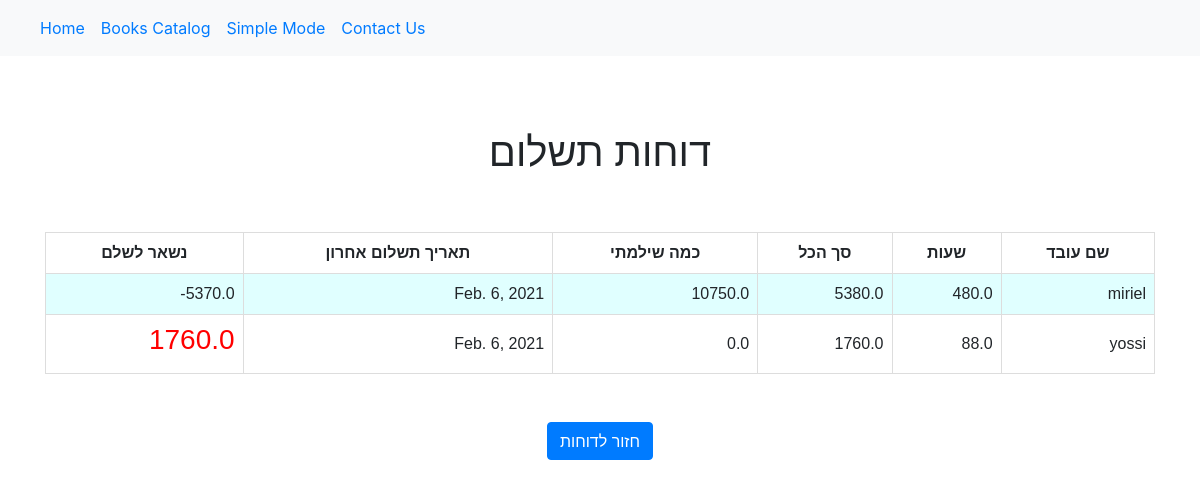
/payments/, run on an earlier commit of the app's database.
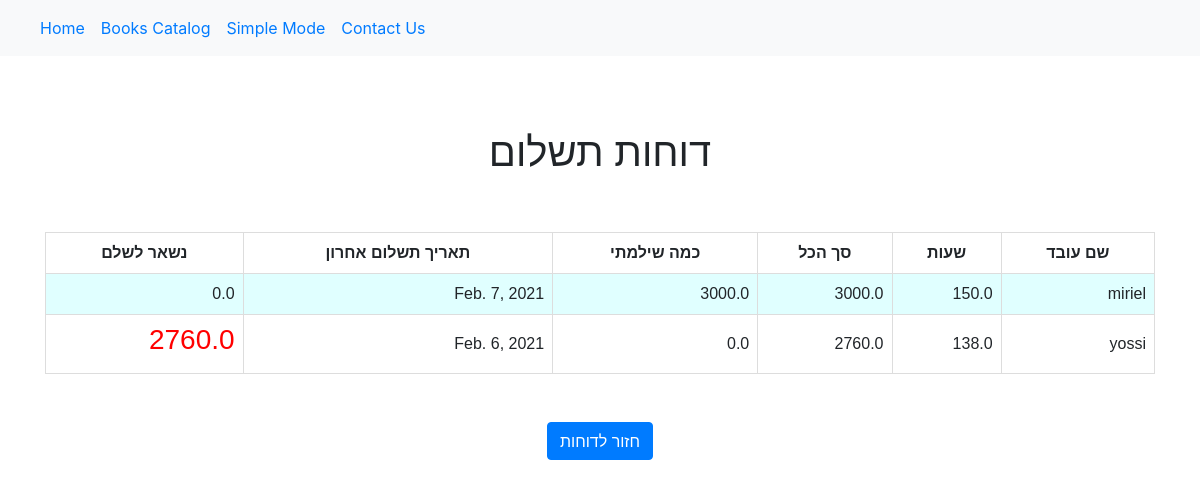
And on a later commit of the database.
### workers/models.py (models this page shows, shortened)
class Worker (models.Model):
    name = models.CharField(max_length=50)
    date = models.DateField(default=datetime.datetime.now(), null=True, blank=True)
    total_hours = models.FloatField(default=0, null=True, blank=True)
    total_money = models.FloatField(default=0, null=True, blank=True)
    own = models.FloatField(default=0, null=True, blank=True)
    paid = models.FloatField(default=0, null=True, blank=True)

### reports/views.py (the view)
# urls.py: path('payments/',reports_views.paymentreport,name='paymentreport')
def paymentreport(request):
    workers=Worker.objects.all()
    return render(request,'reports/paymentsreport.html',{"workers":workers[::-1]})

### homepage/templates/reports/paymentsreport.html (shortened to what this page needs)
{% extends "homepage/style.html" %}
{% block content %}
    <br>
    <br>
<!DOCTYPE html>
<html>
<head>
</head>
<body>
<link rel="stylesheet" href="https://cdn.jsdelivr.net/npm/bootstrap@4.5.3/dist/css/bootstrap.min.css">
<div class="container text-center">
<br>
<h1 align="center">דוחות תשלום</h1>
<br>
<br>
        <table>
  <tr>
    <th>נשאר לשלם</th>
       <th>תאריך תשלום אחרון</th>
      <th>כמה שילמתי</th>
      <th>סך הכל</th>
      <th>שעות</th>
      <th>שם עובד</th>
  </tr>
  <tr>
    {% for worker in workers %}
        <td>
        {% if worker.own > 0 %}
            <h3 style="color: red">{{ worker.own }}</h3>
        {% else %}
                    {{ worker.own }}
        {% endif %}
        </td>
     <td> {{ worker.date }}</td>
        <td> {{ worker.paid }}</td>
    <td> {{ worker.total_money }}</td>
         <td>{{  worker.total_hours  }}</td>
        <td>{{ worker.name }}</td>
  </tr>
    {% endfor %}
</table><br><br>
<a href={% url 'reports' %}><button class="btn btn-primary">חזור לדוחות</button></a>
</div>
</body>
</html>
{% endblock %}

### homepage/templates/homepage/style.html (shortened to what this page needs)
<!doctype html>
<html lang="en">
  <head>
<link rel="stylesheet" href="https://cdn.jsdelivr.net/npm/bootstrap@4.5.3/dist/css/bootstrap.min.css">
  </head>
<nav class="navbar navbar-expand-lg navbar-light bg-light sticky-top">
    {% load static %}
  <div class="collapse navbar-collapse" id="navbarSupportedContent">
    <ul class="navbar-nav mr-auto">
      <li class="nav-item active">
        <a class="nav-link text-primary" href="{% url "homepage" %}">Home <span class="sr-only" href="{% url "homepage" %}">Home</span></a>
      </li>
      <li class="nav-item"  href="{% url "homepage" %}">
        <a class="nav-link text-primary text size-12" href="{% url "homepage" %}">Books Catalog</a>
      </li>
      <li class="nav-item" href="{% url "homepage" %}">
        <a class="nav-link text-primary" href="{% url 'homepage' %}">Simple Mode</a>
      </li>
<li class="nav-item" href="{% url "homepage" %}">
        <a class="nav-link text-primary" href="{% url 'homepage' %}">Contact Us</a>
      </li>
     </ul>
  </div>
</nav>
{%  block content %}{% endblock %}
</html>

### homepage/templates/reports/paymentsreport.html (style rules this page uses)
table { font-family: arial, sans-serif; border-collapse: collapse; width: 100%; }
td, th { border: 1px solid #dddddd; text-align: right; padding: 8px; }
tr:nth-child(even) { background-color: #E0FFFF; }

What changed in the data, as far as the page shows it:
changed Worker "miriel": own "-5370.0" → "0.0"; date "Feb. 6, 2021" → "Feb. 7, 2021"; paid "10750.0" → "3000.0"; total_money "5380.0" → "3000.0"; total_hours "480.0" → "150.0"
changed Worker "Feb. 6, 2021": own "1760.0" → "2760.0"; total_money "1760.0" → "2760.0"; total_hours "88.0" → "138.0"
